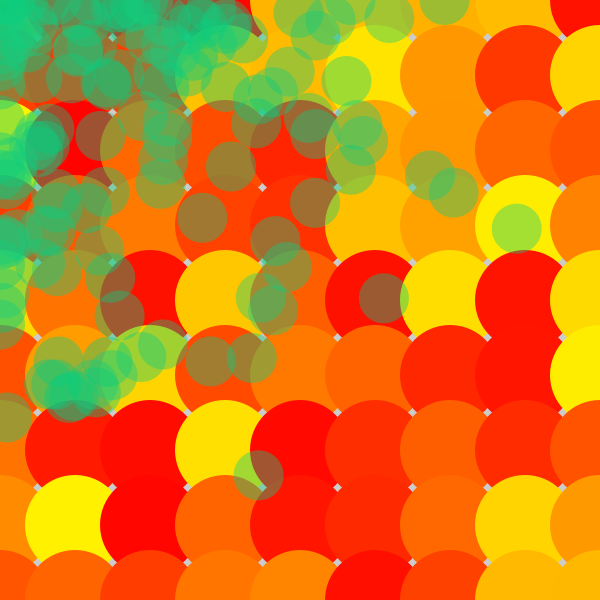
Frame 1 (no input)
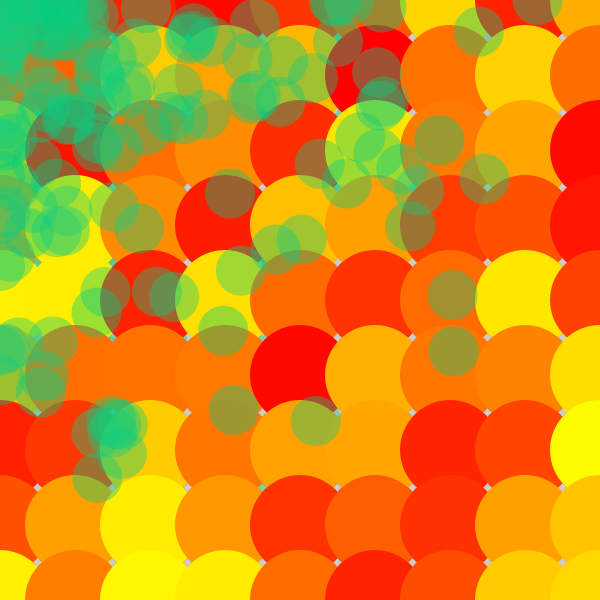
Frame 2 (the mouse pressed at the canvas centre, redrawn once)

The Processing sketch that drew these frames (run headless with seeded random() and noise(); the mouse was pressed at the canvas centre and the sketch redrawn once):

// Processing sketch: processing_72438
// ── processing_72438.pde

void setup(){
  size(600,600);
  noLoop();
  smooth();
  
}
 
void draw(){
 object1();
 object2();

}
 
void object2(){
   
  colorMode(RGB,255);
  noStroke();
     
    for (int x=0;x<width+1;x+=60){
      for (int y=0;y<height-2;y+=50){
        fill(random(25),205,125,100);
        ellipse(random(x),random(y),50,50);    
    }
  }
}
 
void object1(){
    colorMode(RGB,255);
    noStroke();
     
    for (int x=0;x<width+1;x+=75){
      for (int y=0;y<height+1;y+=75){
        fill(300,random(0,255),0);     
       ellipse(x,y,100,100);    
    }
  }
}
